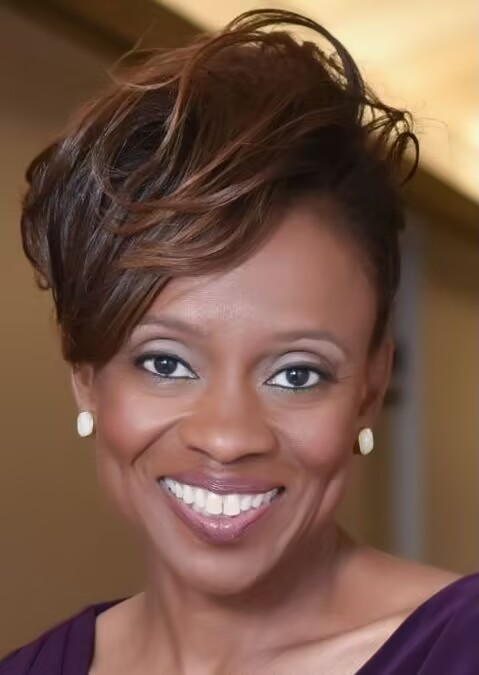
#> input picture 机器视觉/machine-vision/肤色识别/black.png, 479 x 675 px; its folder holds only this picture in this run
$ python '肤色识别.py'
#> lines starting #> are read from the running program, lines starting #| are printed output that depends on the picture; after the words box and inside, x2 and y2 are one past the last pixel; in counts of white or black regions, pixels touching at a corner belong together
import cv2 as cv
import numpy as np
import glob
import os
from pathlib import Path

def skin_mask(img):
    """通过YCrCb+HSV双阈值提取肤色区域"""
    img = cv.GaussianBlur(img, (5,5), 0)

    # YCrCb阈值
    ycrcb = cv.cvtColor(img, cv.COLOR_BGR2YCrCb)
    mask1 = cv.inRange(ycrcb, (0,135,85), (255,180,135))

    # HSV阈值（两段：橙/棕 + 红端）
    hsv = cv.cvtColor(img, cv.COLOR_BGR2HSV)
    m2a = cv.inRange(hsv, (0,30,40),   (25,255,255))
    m2b = cv.inRange(hsv, (160,30,40), (179,255,255))
    mask2 = cv.bitwise_or(m2a, m2b)

    # 交集 + 形态学净化
    mask = cv.bitwise_and(mask1, mask2)
    k = cv.getStructuringElement(cv.MORPH_ELLIPSE, (5,5))
    mask = cv.morphologyEx(mask, cv.MORPH_OPEN,  k, iterations=1)
    mask = cv.morphologyEx(mask, cv.MORPH_CLOSE, k, iterations=2)
    return mask

def classify_skin(img):
    """根据V通道亮度判断肤色深浅"""
    hsv = cv.cvtColor(img, cv.COLOR_BGR2HSV)
    v = hsv[:,:,2]
    mean_v = np.mean(v)
    label = "浅色肤色" if mean_v > 120 else "深色肤色"
    return mean_v, label

def put_label(img, text, pos=(12, 36)):
    """在图像上绘制分类结果，不修改原图"""
    out = img.copy()
    font = cv.FONT_HERSHEY_SIMPLEX
    scale, thick = 0.8, 2
    (tw, th), _ = cv.getTextSize(text, font, scale, thick)
    x, y = pos
    pad = 8
    # 绘制半透明背景
    overlay = out.copy()
    cv.rectangle(overlay, (x-pad, y-th-pad), (x+tw+pad, y+pad), (0,0,0), -1)
    cv.addWeighted(overlay, 0.45, out, 0.55, 0, out)
    # 白色文字
    cv.putText(out, text, (x, y), font, scale, (255,255,255), thick, cv.LINE_AA)
    return out

def to_three_channels(mask):
    """单通道转三通道，便于拼接展示"""
    return cv.cvtColor(mask, cv.COLOR_GRAY2BGR) if len(mask.shape) == 2 else mask

def resize_to_height(img, h):
    """等比缩放到指定高度"""
    if img.shape[0] == h:
        return img
    w = int(img.shape[1] * (h / img.shape[0]))
    return cv.resize(img, (w, h), interpolation=cv.INTER_AREA)

def imsave(path, img):
    """中文路径安全保存函数"""
    path = Path(path)
    path.parent.mkdir(parents=True, exist_ok=True)
    ext = path.suffix if path.suffix else ".png"
    ret, buf = cv.imencode(ext, img)
    if ret:
        buf.tofile(str(path))
    else:
        raise IOError(f"保存失败: {path}")

if __name__ == "__main__":
    # 搜索当前目录下所有图片
    image_paths = glob.glob("*.png") + glob.glob("*.jpg") + glob.glob("*.jpeg")
    if not image_paths:
        print("当前文件夹下没有找到图片！")
        exit()

    out_dir = "结果输出"
    os.makedirs(out_dir, exist_ok=True)

    # 固定窗口复用，不会重复创建
    cv.namedWindow("肤色识别结果", cv.WINDOW_NORMAL)

    for path in image_paths:
        img = cv.imread(path)
#> img is the input picture: shape (675, 479, 3); mean B, G, R 71.9, 87.2, 119
        if img is None:
            print(f"无法读取: {path}")
            continue

        # 生成肤色掩膜 & 抠图
        mask = skin_mask(img)
#> in skin_mask, `ycrcb = cv.cvtColor(img, cv.COLOR_BGR2YCrCb)`: ycrcb: shape (675, 479, 3); mean of channels 0, 1, 2 95, 145.2, 115
#> in skin_mask, `mask1 = cv.inRange(ycrcb, (0,135,85), (255,180,135))`:
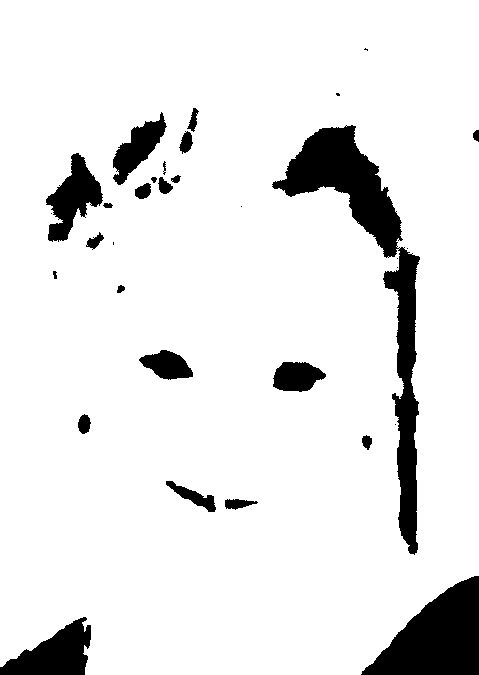
#> mask1: shape (675, 479); 90.5% white; 32 black regions (9 under 20 px), largest, box (x1, y1, x2, y2) and area: (272, 125, 420, 555) 12303, (361, 576, 479, 675) 6929, (0, 617, 91, 675) 2963
#> in skin_mask, `hsv = cv.cvtColor(img, cv.COLOR_BGR2HSV)`: hsv: shape (675, 479, 3); mean H, S, V 20.2, 113.8, 119.2
#> in skin_mask, `m2a = cv.inRange(hsv, (0,30,40),   (25,255,255))`: m2a: shape (675, 479); 88.3% white; 72 black regions (32 under 20 px), largest, box (x1, y1, x2, y2) and area: (268, 107, 403, 289) 8724, (355, 571, 479, 675) 7651, (160, 471, 282, 545) 5962
#> in skin_mask, `m2b = cv.inRange(hsv, (160,30,40), (179,255,255))`:
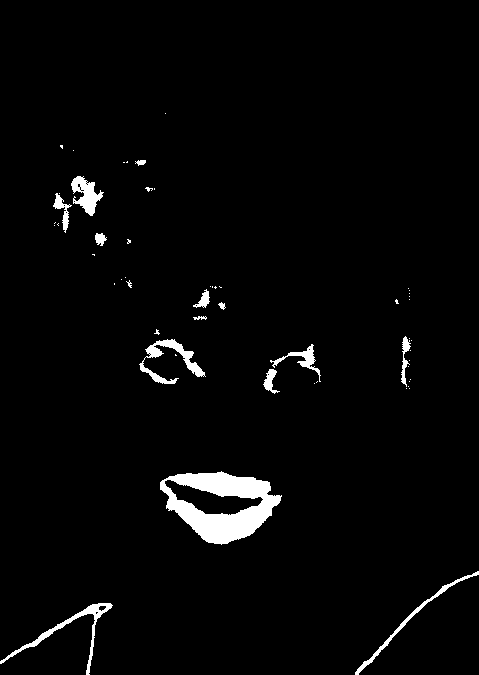
#> m2b: shape (675, 479); 2.8% white; 55 white regions (39 under 20 px), largest, box (x1, y1, x2, y2) and area: (160, 471, 282, 545) 4535, (139, 339, 206, 384) 829, (0, 603, 113, 675) 829
#> in skin_mask, `mask2 = cv.bitwise_or(m2a, m2b)`:
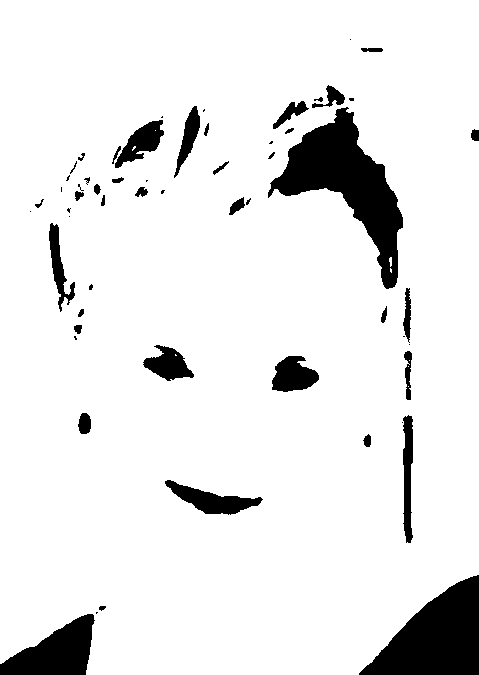
#> mask2: shape (675, 479); 91% white; 58 black regions (20 under 20 px), largest, box (x1, y1, x2, y2) and area: (268, 107, 403, 289) 8724, (359, 575, 479, 675) 7064, (0, 614, 95, 675) 3355
#> in skin_mask, `mask = cv.bitwise_and(mask1, mask2)`: mask: shape (675, 479); 88.8% white; 46 black regions (14 under 20 px), largest, box (x1, y1, x2, y2) and area: (268, 107, 420, 555) 14033, (359, 575, 479, 675) 7064, (0, 614, 95, 675) 3355
#> in skin_mask, `mask = cv.morphologyEx(mask, cv.MORPH_OPEN,  k, iterations=1)`: mask: shape (675, 479); 88.6% white; 35 black regions (9 under 20 px), largest, box (x1, y1, x2, y2) and area: (268, 85, 420, 555) 14543, (359, 575, 479, 675) 7064, (0, 614, 95, 675) 3357
#> in skin_mask, `mask = cv.morphologyEx(mask, cv.MORPH_CLOSE, k, iterations=2)`: mask: shape (675, 479); 89.2% white; 19 black regions, largest, box (x1, y1, x2, y2) and area: (271, 107, 419, 553) 14024, (360, 575, 479, 675) 7062, (0, 614, 94, 675) 3349
        skin = cv.bitwise_and(img, img, mask=mask)
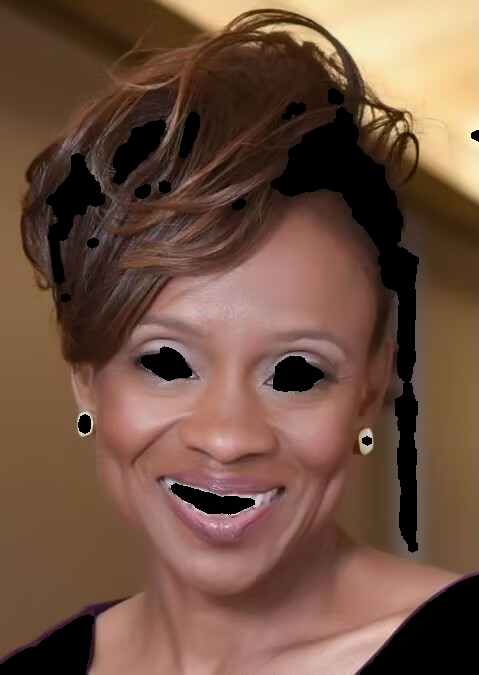
#> skin: shape (675, 479, 3); mean B, G, R 65.6, 81.8, 111.9

        # 保存结果（用 imencode + tofile，支持中文路径）
        base = os.path.splitext(os.path.basename(path))[0]
        imsave(os.path.join(out_dir, f"{base}_mask.png"), mask)
#> in imsave, `ret, buf = cv.imencode(ext, img)`: buf = 5589 values, max 255 at index 896, min 0 at index 8, mean 113.2
        imsave(os.path.join(out_dir, f"{base}_skin.png"), skin)

        # 分类
        mean_v, label = classify_skin(img)
#> in classify_skin, `hsv = cv.cvtColor(img, cv.COLOR_BGR2HSV)`: hsv: shape (675, 479, 3); mean H, S, V 20.4, 114.3, 119.2
#> in classify_skin, `v = hsv[:,:,2]`:
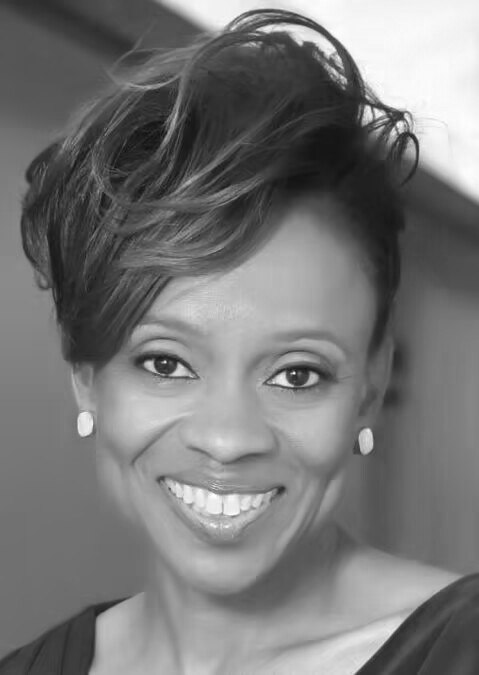
#> v: shape (675, 479); min 14, max 255, mean 119.2
#> in classify_skin, `mean_v = np.mean(v)`: mean_v = 119.2
#> in classify_skin, `label = "浅色肤色" if mean_v > 120 else "深色肤色"`: label = '深色肤色'
#> mean_v = 119.2; label = '深色肤色'
        print(f"{path} → 平均亮度(V)={mean_v:.2f} → {label}")
#| black.png → 平均亮度(V)=119.21 → 深色肤色

        # 在抠图上绘制分类结果
        preview = put_label(skin, f"{label} | V均值={mean_v:.1f}")
#> in put_label, `cv.rectangle(overlay, (x-pad, y-th-pad), (x+tw+pad, y+pad), (0,0,0), -1)`:
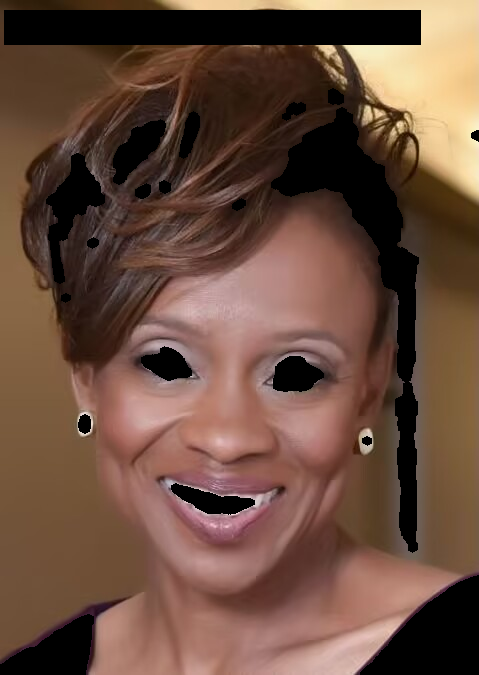
#> overlay: shape (675, 479, 3); 4.51% of pixels changed, all inside (x1, y1, x2, y2) = (4, 10, 421, 45)

        # 拼接展示：原图 | 掩膜 | 抠图+分类
        h_target = min(img.shape[0], 380)
#> h_target = 380
        panel = cv.hconcat([
            resize_to_height(img, h_target),
            resize_to_height(to_three_channels(mask), h_target),
            resize_to_height(preview, h_target)
        ])
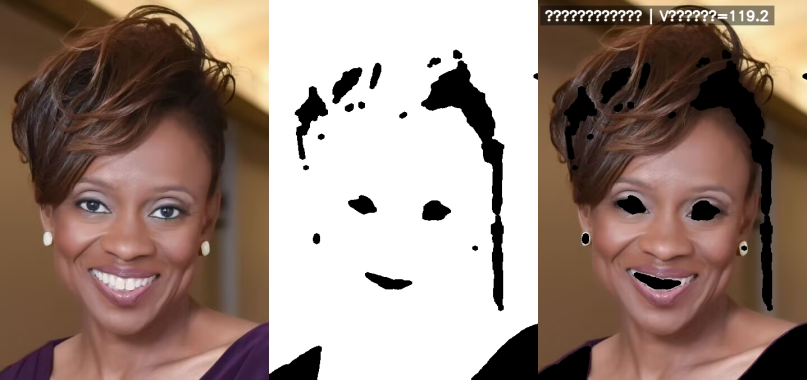
#> panel: shape (380, 807, 3); mean B, G, R 121.8, 132, 152.5

        # 显示结果
        cv.imshow("肤色识别结果", panel)
        key = cv.waitKey(0) & 0xFF
#> (key q is pressed here)
        if key in (ord('q'), ord('Q')):
            break

    cv.destroyAllWindows()
    print(f"\n处理完成！结果保存在：{out_dir} 文件夹")

$ run again, on 机器视觉/machine-vision/肤色识别/white.png
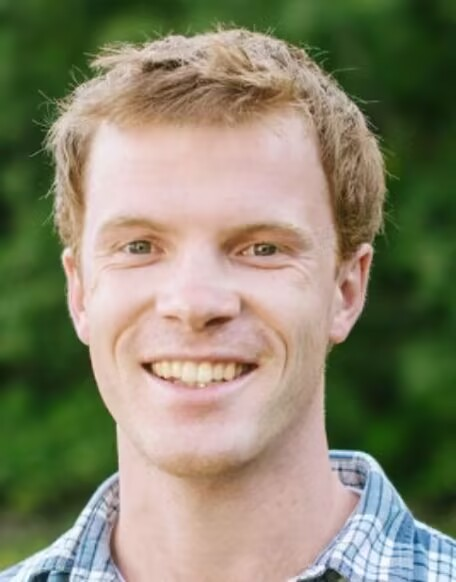
#> input picture 机器视觉/machine-vision/肤色识别/white.png, 456 x 582 px
#> img is the input picture: shape (582, 456, 3); mean B, G, R 107.8, 132.1, 135
#> ycrcb: shape (582, 456, 3); mean of channels 0, 1, 2 130.2, 131.4, 115.4
#> in skin_mask, `mask1 = cv.inRange(ycrcb, (0,135,85), (255,180,135))`:
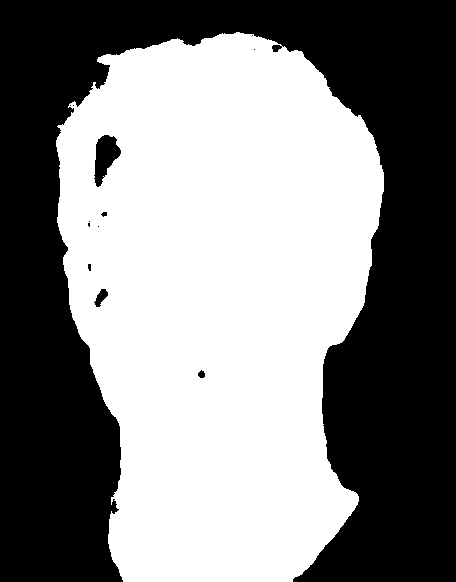
#> mask1: shape (582, 456); 51.9% white; 13 black regions (8 under 20 px), largest, box (x1, y1, x2, y2) and area: (0, 0, 456, 582) 126685, (94, 135, 121, 187) 808, (94, 289, 108, 307) 132, (198, 370, 205, 378) 41, (101, 212, 107, 217) 21
#> m2a: shape (582, 456); 45.7% white; 10 white regions (8 under 20 px), largest, box (x1, y1, x2, y2) and area: (53, 31, 384, 582) 121262, (120, 283, 134, 292) 47
#> m2b: shape (582, 456); 1.9% white; 58 white regions (37 under 20 px), largest, box (x1, y1, x2, y2) and area: (232, 174, 300, 209) 983, (152, 377, 247, 402) 882, (182, 279, 232, 308) 804
#> mask2: shape (582, 456); 47.6% white; 13 white regions (11 under 20 px), largest, box (x1, y1, x2, y2) and area: (53, 31, 384, 582) 126227, (120, 283, 134, 292) 47
#> buf = 4888 values, max 255 at index 1877, min 0 at index 8, mean 109.3
#> in classify_skin, `mean_v = np.mean(v)`: mean_v = 149.1
#> in classify_skin, `label = "浅色肤色" if mean_v > 120 else "深色肤色"`: label = '浅色肤色'
#> `mean_v, label = classify_skin(img)`: mean_v = 149.1; label = '浅色肤色'
#| white.png → 平均亮度(V)=149.08 → 浅色肤色
#> overlay: shape (582, 456, 3); mean B, G, R 70.6, 77.7, 92.3
#> `panel = cv.hconcat([ resize_to_height(img, h_target), resize_to_height..`:
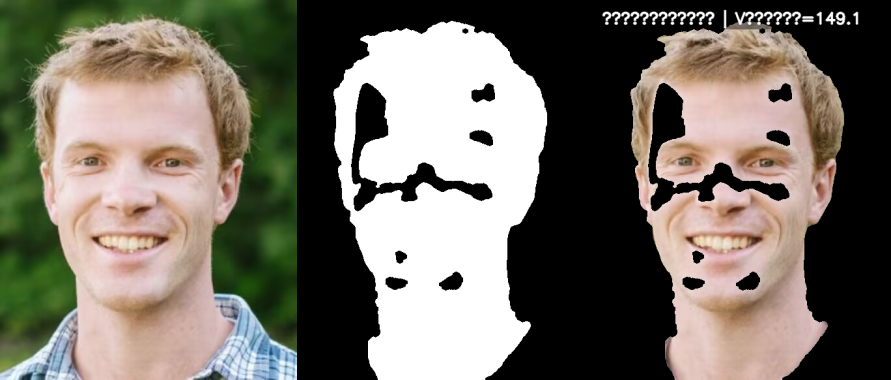
#> panel: shape (380, 891, 3); mean B, G, R 100.6, 111, 116.8
